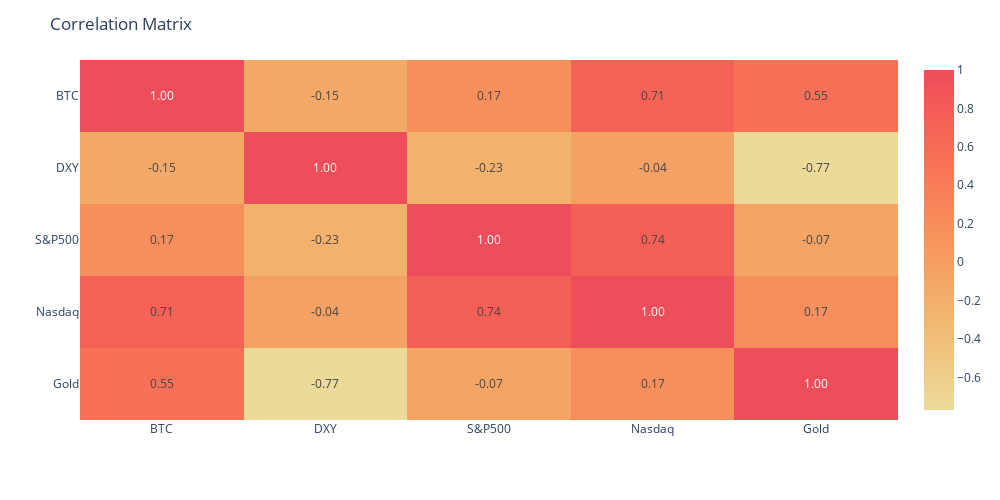

Here is the notebook cell this chart was saved with:
### Code cell
tickers_list = ['BTC-USD','DX=F', '^GSPC', '^IXIC', 'GC=F']

# Fetch data for all tickers using a for loop
data = {}
for ticker in tickers_list:
    data[ticker] = yf.Ticker(ticker).history(period='3mo', interval='1d', actions=False)['Close']

# Filter out NaN values using list comprehension
data = {ticker: close[~close.isna()] for ticker, close in data.items()}

# Merge data using inner join
merge = pd.concat(data, axis=1, join='inner')
merge.columns = [ticker for ticker, close in data.items()]

# Rename columns
merge = merge.rename(columns={"BTC-USD": "BTC", "DX=F": "DXY", "^GSPC": "S&P500", "^IXIC": "Nasdaq", "GC=F": "Gold"})
assets = [('DXY', 'DXY/BTC'), ('S&P500', 'S&P500/BTC'), ('Nasdaq', 'Nasdaq/BTC'), ('Gold', 'Gold/BTC')]

# Use a for loop to calculate the correlation for each asset pair
correlations = {}
for asset, col_name in assets:
    correlations[col_name] = merge['BTC'].rolling(3).corr(merge[asset])

merge = merge.assign(**correlations).dropna().reset_index()
corr_matrix=merge.drop(columns=['DXY/BTC','S&P500/BTC', 'Nasdaq/BTC', 'Gold/BTC'])
corr_matrix = corr_matrix.corr().round(2)
fig = px.imshow(corr_matrix,color_continuous_scale='Oryel',text_auto=".2f", aspect="auto")
fig.update_layout(height=500, width=1000, title_text="Correlation Matrix")

fig.show()

### Figure 1 — Plotly figure (JSON) as saved in the notebook; plotly's stock layout.template omitted (floating-point values rounded to 4 significant figures)
{"data": [{"coloraxis": "coloraxis", "hovertemplate": "x: %{x}<br>y: %{y}<br>color: %{z}<extra></extra>", "name": "0", "texttemplate": "%{z:.2f}", "type": "heatmap", "x": ["BTC", "DXY", "S&P500", "Nasdaq", "Gold"], "xaxis": "x", "y": ["BTC", "DXY", "S&P500", "Nasdaq", "Gold"], "yaxis": "y", "z": [[1, -0.15, 0.17, 0.71, 0.55], [-0.15, 1, -0.23, -0.04, -0.77], [0.17, -0.23, 1, 0.74, -0.07], [0.71, -0.04, 0.74, 1, 0.17], [0.55, -0.77, -0.07, 0.17, 1]]}], "layout": {"coloraxis": {"colorscale": [[0, "rgb(236, 218, 154)"], [0.1667, "rgb(239, 196, 126)"], [0.3333, "rgb(243, 173, 106)"], [0.5, "rgb(247, 148, 93)"], [0.6667, "rgb(249, 123, 87)"], [0.8333, "rgb(246, 99, 86)"], [1, "rgb(238, 77, 90)"]]}, "height": 500, "margin": {"t": 60}, "title": {"text": "Correlation Matrix"}, "width": 1000, "xaxis": {"anchor": "y", "domain": [0, 1]}, "yaxis": {"anchor": "x", "autorange": "reversed", "domain": [0, 1]}}}
